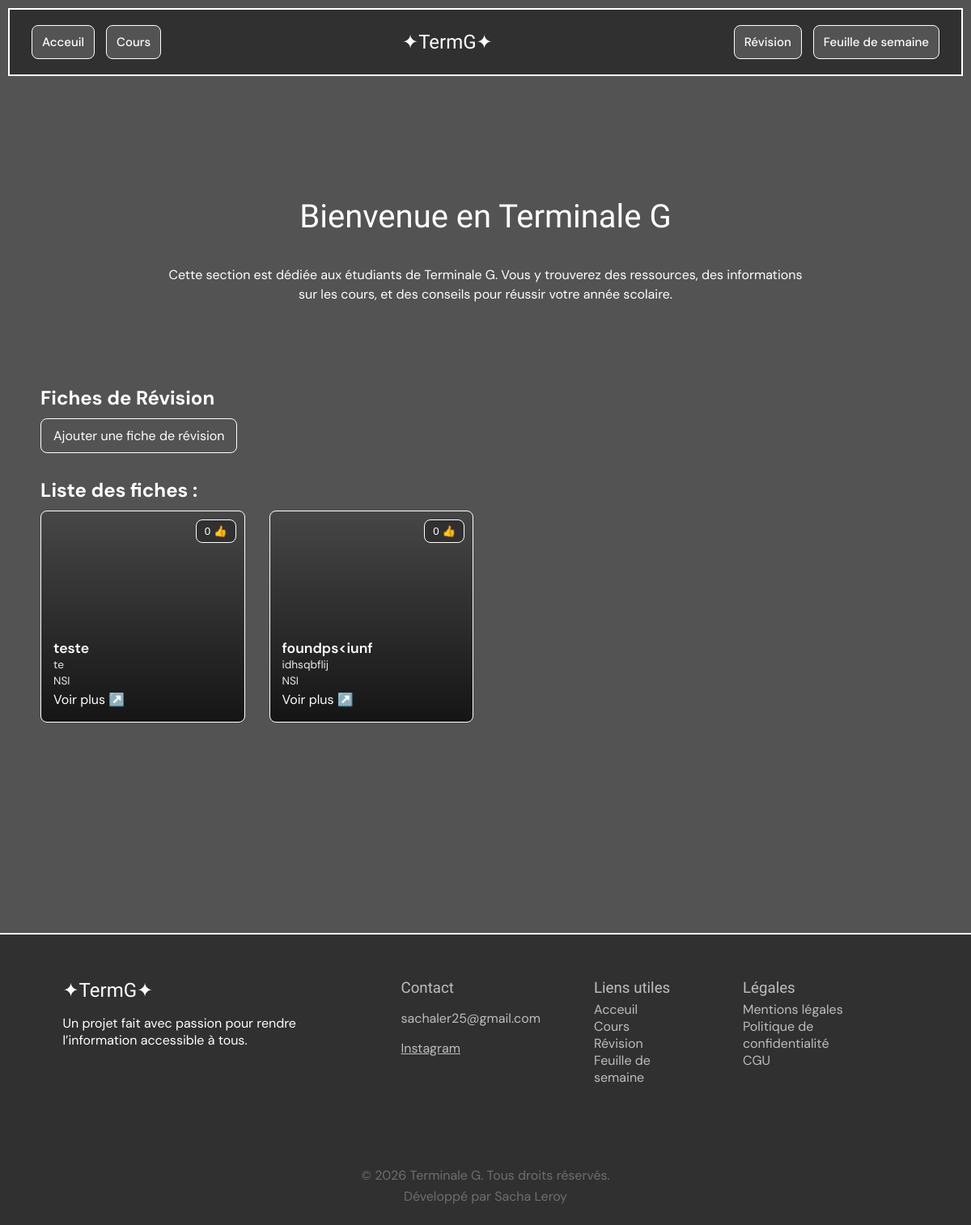
Before: /revision/ with the older database file.
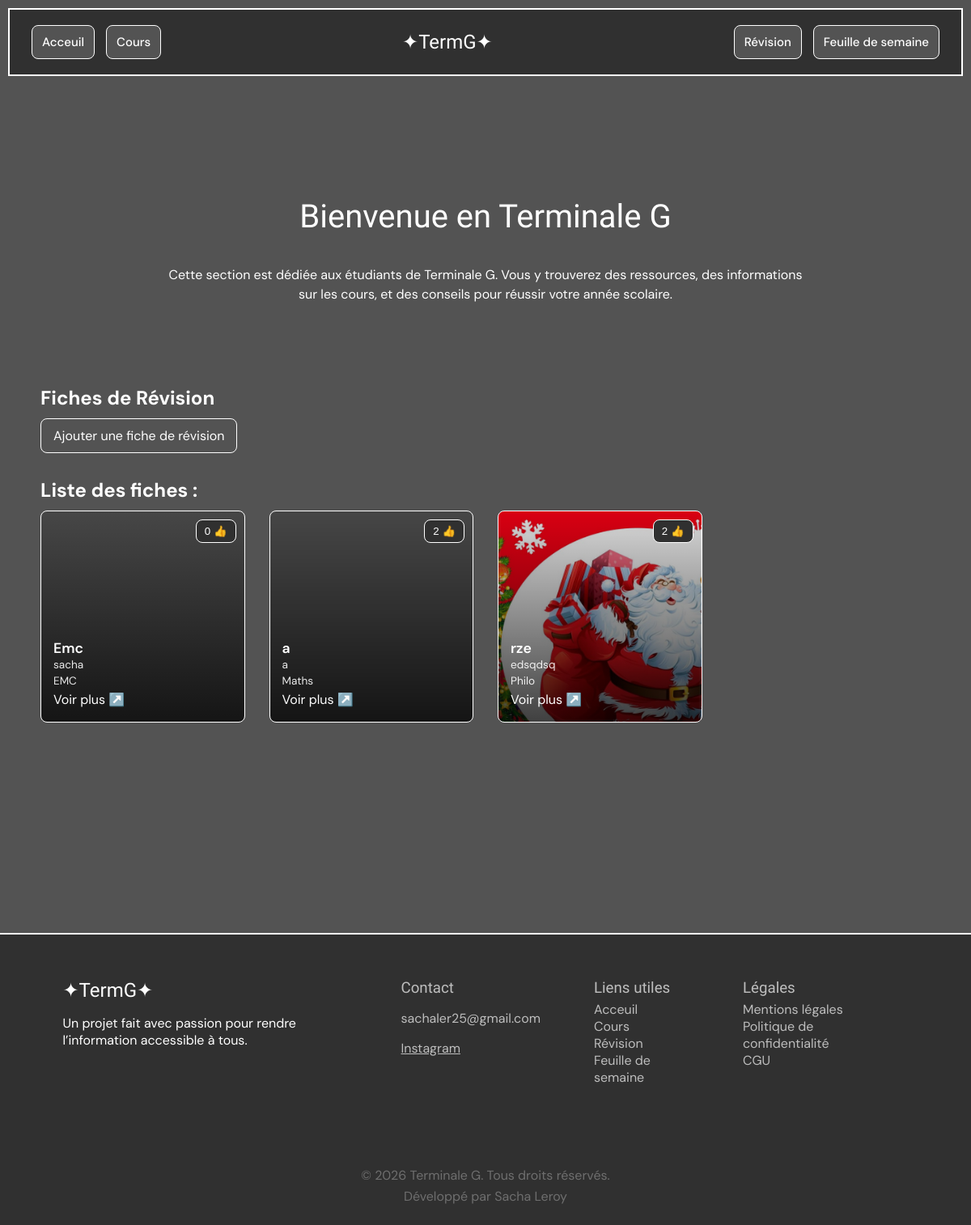
After: the same page with the newer database file.
### tables this page shows
CREATE TABLE fiches (
    id_fiche INTEGER PRIMARY KEY AUTOINCREMENT,
    date TEXT NOT NULL,
    title TEXT NOT NULL,
    auteur TEXT NOT NULL,
    id_matiere INTEGER NOT NULL,
    nb_likes INTEGER DEFAULT 0,
    FOREIGN KEY (id_matiere) REFERENCES matiere(id_matiere)
        ON DELETE CASCADE
);

CREATE TABLE images (
    id_image INTEGER PRIMARY KEY AUTOINCREMENT,
    filename TEXT NOT NULL,
    id_cours INTEGER,
    id_fiche INTEGER,
    FOREIGN KEY (id_cours) REFERENCES cours(id_cours),
    FOREIGN KEY (id_fiche) REFERENCES fiches(id_fiche)
);

CREATE TABLE matiere (
    id_matiere INTEGER PRIMARY KEY AUTOINCREMENT,
    nom TEXT NOT NULL UNIQUE
);

### server.py (the view)
@app.route("/revision/", methods=["GET"])
def revision():
    fiches = get_fiches()
    matieres = {}
    images = {}
    for fiche in fiches:
        images[fiche['id_fiche']] = get_images_by_fiches(fiche['id_fiche'])
        matieres[fiche['id_fiche']] = get_matiere_by_id(fiche['id_matiere'])['nom']
    return render_template("revision/index.html", fiches=fiches, matieres=matieres, images=images)

### db/db.py (called while the page is built)
def get_db() -> sqlite3.Connection:
    conn = sqlite3.connect(DB_PATH)
    conn.row_factory = sqlite3.Row
    return conn

### db/fiches_service.py (called while the page is built)
def get_fiches():
    db = get_db()
    fiches = db.execute("SELECT * FROM fiches").fetchall()
    db.close()
    if fiches is None:
        return []
    return fiches

### db/images_service.py (called while the page is built)
def get_images_by_fiches(id_fiches):
    db = get_db()
    images = db.execute(
        "SELECT * FROM images WHERE id_fiche = ?",
        (id_fiches,)
    ).fetchall()
    db.close()
    if images is None:
        return []
    return images

### db/matiere_service.py (called while the page is built)
def get_matiere_by_id(id_matiere):
    db = get_db()
    matiere = db.execute(
        "SELECT * FROM matiere WHERE id_matiere = ?",
        (id_matiere,)
    ).fetchone()
    db.close()
    return matiere

### templates/revision/index.html (shortened to what this page needs)
<!DOCTYPE html>
<html lang="en">
<head>
    <link rel="stylesheet" href="/static/style.css">
</head>
<body>
    <header class="header">
        <nav class="header_links">
            <a href="/" class="header__link">Acceuil</a>
            <a href="/cours/" class="header__link">Cours</a>
        </nav>
        <h1 class="header_title">✦TermG✦</h1>
        <nav class="header_links">
            <a href="/revision/" class="header__link">Révision</a>
            <a href="/static/feuille_de_semaine.pdf" target="_blank" class="header__link">Feuille de semaine</a>
        </nav>
    </header>
    <main>
        <h1 class="home_title">Bienvenue en Terminale G</h1>
        <p class="home_desc">Cette section est dédiée aux étudiants de Terminale G. Vous y trouverez des ressources, des informations sur les cours, et des conseils pour réussir votre année scolaire.</p>
    </main>
    <section class="revision-section">
        <h2 class="revision-title">Fiches de Révision</h2>
        <div class="ajout-fiches">
            <a href="/ajout-fiche/" class="ajout-fiches-button">Ajouter une fiche de révision</a>
        </div>
        <h2 class="revision-title">Liste des fiches :</h2>
        <div class="fiche-container">
            {% for fiche in fiches %}
            <div class="fiche-card" style="--bg-image: url('{{ url_for('static', filename='uploads/' ~ images[fiche.id_fiche][0]['filename']) }}');">
                <a href="/revision/fiche/{{ fiche.id_fiche }}" class="fiche-card--content">
                    <h3 class="fiche-title">{{ fiche.title }}</h3>
                    <p class="fiche-auteur">{{ fiche.auteur }}</p>
                    <p class="fiche-matiere">{{ matieres[fiche.id_fiche] }}</p>
                    <p>Voir plus ↗️</p>
                </a>
                <button type="submit" class="fiche-like-button" data-fiche-id="{{ fiche.id_fiche }}"><span class="like-count">{{ fiche.nb_likes }}</span> 👍</button>
            </div>
            {% endfor %}
        </div>
    </section>
    <footer class="footer">
        <div class="footer-container">
            <div class="footer-top">
                <h2 class="footer-title">✦TermG✦</h2>
                <p class="footer-desc">Un projet fait avec passion pour rendre l’information accessible à tous.</p>
            </div>
            <div class="footer-content">
                <div class="section-contact section-footer">
                    <h3 class="--contact-titre footer-title">Contact</h3>
                    <p class="--contact-mail">sachaler25@gmail.com</p>
                    <a class="--contact-insta" href="https://www.instagram.com/sachalry_/" target="_blank">Instagram</a>
                </div>
                <div class="section-liens section-footer">
                    <h3 class="--liens-titre footer-title">Liens utiles</h3>
                    <ul class="--liens-liste">
                        <li><a href="/" class="--liens-lien">Acceuil</a></li>
                        <li><a href="/cours/" class="--liens-lien">Cours</a></li>
                        <li><a href="/revision/" class="--liens-lien">Révision</a></li>
                        <li><a href="/static/feuille_de_semaine.pdf" target="_blank" class="--liens-lien">Feuille de semaine</a></li>
                    </ul>
                </div>
                <div class="section-legales section-footer">
                    <h3 class="--legales-titre footer-title">Légales</h3>
                    <ul class="--legales-liste">
                        <li><a href="/static/mentions_legales.html" class="--legales-lien">Mentions légales</a></li>
                        <li><a href="/static/politique_de_confidentialite.html" class="--legales-lien">Politique de confidentialité</a></li>
                        <li><a href="/static/cgu.html" class="--legales-lien">CGU</a></li>
                    </ul>
                </div>
            </div>
        </div>
        <div class="footer-bottom">
            <p class="footer-copy">© 2026 Terminale G. Tous droits réservés.</p>
            <p class="footer-author">Développé par Sacha Leroy</p>
        </div>
    </footer>
</body>
</html>

### static/style.css (style rules this page uses)
:root { --bg-color: #535353; --second-color : #0e0e0e; --inverse-color: #bebebe; --color : #303030; --color-black: #ffffff; --hover-diff: 2px; --basic-shadow : 0 2px 8px hsl(from var(--inverse-color) h s l / 0.5); --inverse-shadow : 0 calc(2px + var(--hover-diff)) 8px hsl(from var(--inverse-color) h s l / 0.5); --br-normal: 8px; --br-large: 20px; }
* { color: var(--color-black); }
body { margin: 0; font-family: 'DM Sans', sans-serif; background-color: var(--bg-color); display: flex; flex-direction: column; min-height: 100vh; font-size: 1rem; }
main { display: flex; flex-direction: column; align-items: center; color: var(--inverse-color); text-align: center; }
.header_title { font-family: 'Limelight', cursive; color: var(--color-black); font-weight: 200; margin: 0; transition: font-size 0.3s ease 0.2s; }
.header_links { display: flex; }
body *:not(header) { transition: opacity 0.3s ease; }
h1 { font-size: 36px; font-family: "Limelight", cursive; font-weight: 100; }
.home_title { font-size: 2.5rem; margin-top: 20vh; }
.home_desc { font-size: 1rem; margin-top: 10px; margin-bottom: 30px; max-width: 800px; width: 80%; line-height: 1.5; }
footer { margin-top: 30vh; padding: 20px; text-align: center; background-color: var(--color); color: var(--color-black); border-top: 2px solid var(--color-black); }
.footer-title { font-family: "Limelight", cursive; font-weight: normal; margin: 5px 0; }
.footer-container { display: flex; flex-direction: row; justify-content: space-around; text-align: left; margin: 30px; }
.footer-top { width: 30%; }
.footer-content { width: 60%; display: flex; flex-direction: row; justify-content: space-around; }
.section-footer { margin: 0 5%; }
.--liens-liste, .--legales-liste { list-style: none; padding: 0; margin: 0; }
.--legales-lien, .--liens-lien { text-decoration: none; color: var(--color-black); display: inline-block; transform-origin: left; }
.section-footer h3, .section-footer p, .section-footer a { color: var(--inverse-color); transition: transform ease-out 0.1s, color 0.3s ease-out; }
.footer-bottom { margin-top: 100px; }
.footer-bottom p { color: hsl(from var(--color-black) h s l / 0.3); margin: 5px 0; }
.revision-section { margin-top: 50px; padding: 20px 50px; }
.revision-section h2 { margin: 0 0 10px 0; }
.revision-section p { margin: 0; line-height: 1.5; }
.ajout-fiches-button { padding: 10px 15px; background-color: var(--bg-color); color: var(--color-black); border: 1px solid var(--color-black); border-radius: var(--br-normal); text-decoration: none; transition: border-radius 0.3s ease, transform 0.3s ease; display: inline-block; margin-bottom: 30px; }
.fiche-container { display: grid; grid-template-columns: repeat(auto-fill, minmax(250px, 1fr)); gap: 30px; }
.fiche-card { position: relative; height: 260px; border-radius: var(--br-normal); border: 1px solid var(--color-black); overflow: hidden; background-image: linear-gradient( to top, rgba(0, 0, 0, 0.75), rgba(0, 0, 0, 0.15) ), var(--bg-image); background-size: cover; background-position: center; transition: transform 0.3s ease, border-radius 0.3s ease; }
.fiche-card--content { position: absolute; bottom: 0; left: 0; right: 0; padding: 15px; color: white; text-decoration: none; z-index: 2; }
.fiche-title { margin: 0; font-size: 1.1rem; font-weight: 600; }
.fiche-auteur, .fiche-matiere, .fiche-likes { margin: 3px 0; font-size: 0.85rem; opacity: 0.9; }
.fiche-like-button { position: absolute; top: 10px; right: 10px; z-index: 3; background-color: var(--color); border: 1px solid var(--color-black); border-radius: var(--br-normal); padding: 6px 10px; cursor: pointer; transition: transform 0.3s ease, border-radius 0.3s ease, background-color 0.3s ease, color 0.3s ease; }
.like-count { color: var(--color-black)!important; transition: color 0.3s ease; }

Changed rows visible on the page:
removed fiches: title "teste", auteur "te", {{ matieres[fiche.id_fiche] }} "NSI", nb_likes "0"
removed fiches: title "foundps<iunf", auteur "idhsqbflij", {{ matieres[fiche.id_fiche] }} "NSI", nb_likes "0"
added fiches: title "Emc", auteur "sacha", nb_likes "0"
added matiere: nom "EMC"
added fiches: title "a", auteur "a", nb_likes "2"
now on this page (row edited): matiere: nom "Maths"
added fiches: id_fiche.filename (picture), title "rze", auteur "edsqdsq", {{ matieres[fiche.id_fiche] }} "Philo", nb_likes "2"
